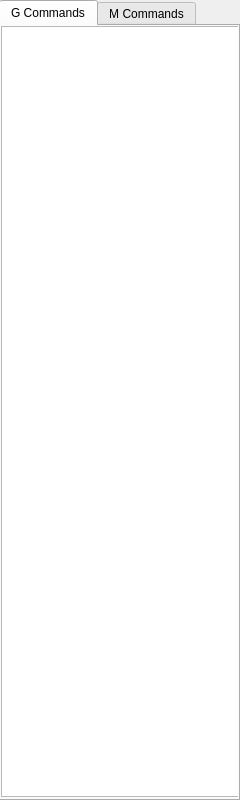
<?xml version="1.0" encoding="UTF-8"?>
<ui version="4.0">
 <class>CommandListView</class>
 <widget class="QWidget" name="CommandListView">
  <property name="geometry">
   <rect>
    <x>0</x>
    <y>0</y>
    <width>240</width>
    <height>800</height>
   </rect>
  </property>
  <property name="windowTitle">
   <string>Form</string>
  </property>
  <widget class="QTabWidget" name="CommandTabs">
   <property name="geometry">
    <rect>
     <x>-1</x>
     <y>0</y>
     <width>241</width>
     <height>801</height>
    </rect>
   </property>
   <property name="tabShape">
    <enum>QTabWidget::Rounded</enum>
   </property>
   <property name="currentIndex">
    <number>0</number>
   </property>
   <widget class="QWidget" name="GCodeTab">
    <attribute name="title">
     <string>G Commands</string>
    </attribute>
    <widget class="QListWidget" name="GCodeList">
     <property name="geometry">
      <rect>
       <x>0</x>
       <y>0</y>
       <width>241</width>
       <height>771</height>
      </rect>
     </property>
    </widget>
   </widget>
   <widget class="QWidget" name="MCodeTab">
    <attribute name="title">
     <string>M Commands</string>
    </attribute>
    <widget class="QListWidget" name="MCodeList">
     <property name="geometry">
      <rect>
       <x>0</x>
       <y>0</y>
       <width>241</width>
       <height>771</height>
      </rect>
     </property>
    </widget>
   </widget>
  </widget>
 </widget>
 <resources/>
 <connections/>
</ui>
